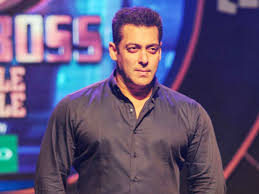
#> input picture training-data/s1/1.jpg, 259 x 194 px; its folder holds only this picture in this run
$ python Face_recognition.py
#> lines starting #> are read from the running program, lines starting #| are printed output that depends on the picture


# Face Recognition with OpenCV


# ### Import Required Modules


# - **cv2:** is _OpenCV_ module for Python which we will use for face detection and face recognition.
# - **os:** We will use this Python module to read our training directories and file names.
# - **numpy:** We will use this module to convert Python lists to numpy arrays as OpenCV face recognizers accept numpy arrays.


#import OpenCV module
import cv2
#import os module for reading training data directories and paths
import os
#import numpy to convert python lists to numpy arrays as
#it is needed by OpenCV face recognizers
import numpy as np


### Training Data

# The more images used in training the better. Normally a lot of images are used for training a face recognizer so that it can learn different looks of the same person
# So our training data consists of total 2 persons with 8~10 images of each person. All training data is inside _`training-data`_ folder. _`training-data`_ folder contains one folder for each person and **each folder is named with format `sLabel (e.g. s1, s2)` where label is actually the integer label assigned to that person**.
#
# **Note:**  `label 0` to any person so **the mapping for label 0 is empty**.


#there is no label 0 in our training data so subject name for index/label 0 is empty
subjects = ["", "Salman", "Shahrukh"]


# ### Prepare training data

#function to detect face using OpenCV
def detect_face(img):
    #convert the test image to gray image as opencv face detector expects gray images
    gray = cv2.cvtColor(img, cv2.COLOR_BGR2GRAY)

    #load OpenCV face detector, LBP which is fast
    #there is also a more accurate but slow Haar classifier
    face_cascade = cv2.CascadeClassifier('opencv-files/lbpcascade_frontalface.xml')

    # detect multiscale images
    #result is a list of faces
    faces = face_cascade.detectMultiScale(gray, scaleFactor=1.2, minNeighbors=5);

    #if no faces are detected then return original img
    if (len(faces) == 0):
        return None, None

    #under the assumption that there will be only one face,
    #extract the face area
    (x, y, w, h) = faces[0]

    #return only the face part of the image
    return gray[y:y+w, x:x+h], faces[0]


# preparing data
def prepare_training_data(data_folder_path):


    #get the directories (one directory for each subject) in data folder
#> called with data_folder_path = 'training-data'
    dirs = os.listdir(data_folder_path)

    #list to hold all subject faces
    faces = []
    #list to hold labels for all subjects
    labels = []

    #Read each directory and read images within it
    for dir_name in dirs:

        #our subject directories start with letter 's' so
        #ignore any non-relevant directories if any
        if not dir_name.startswith("s"):
            continue;


        #extract label number of subject from dir_name
        #format of dir name = slabel
        #, so removing letter 's' from dir_name will give us label
        label = int(dir_name.replace("s", ""))

        #build path of directory containin images for current subject subject
        #sample subject_dir_path = "training-data/s1"
        subject_dir_path = data_folder_path + "/" + dir_name

        #get the images names that are inside the given subject directory
        subject_images_names = os.listdir(subject_dir_path)


        #go through each image name, read image,
        #detect face and add face to list of faces
        for image_name in subject_images_names:

            #ignore system files like .sys
            if image_name.startswith("."):
                continue;

            #build image path
            #sample image path = training-data/s1/1.pgm
            image_path = subject_dir_path + "/" + image_name

            #read image
            image = cv2.imread(image_path)
#> image is the input picture: shape (194, 259, 3); mean B, G, R 117.6, 83.5, 95.2

            #display an image window to show the image
            cv2.imshow("Training on image...", cv2.resize(image, (400, 500)))
            cv2.waitKey(100)

            #detect face
            face, rect = detect_face(image)
#> in detect_face, `faces = face_cascade.detectMultiScale(gray, scaleFactor=1.2, minNeighb..`: faces = [[114, 27, 57, 57]]
#> in detect_face, `(x, y, w, h) = faces[0]`: x = 114; y = 27; w = 57
#> rect = [114, 27, 57, 57]


            #ignore faces that are not detected
            if face is not None:
                #add face to list of faces
                faces.append(face)
                #add label for this face
                labels.append(label)
#> pass 2 of the loop in prepare_training_data, `for dir_name in dirs:`:
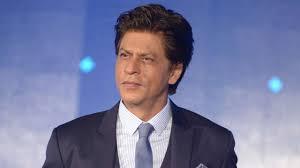
#> input picture training-data/s2/1.jpg, 300 x 168 px
#> in prepare_training_data, image is the input picture: shape (168, 300, 3); mean B, G, R 157.4, 121.6, 118.3
#> in detect_face (call 2), `gray = cv2.cvtColor(img, cv2.COLOR_BGR2GRAY)`:
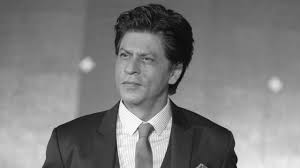
#> gray: shape (168, 300); min 2, max 255, mean 124.7
#> in detect_face (call 2), `faces = face_cascade.detectMultiScale(gray, scaleFactor=1.2, minNeighb..`: faces = [[102, 31, 67, 67]]
#> in detect_face (call 2), `(x, y, w, h) = faces[0]`: x = 102; y = 31; w = 67
#> in prepare_training_data, `face, rect = detect_face(image)`:
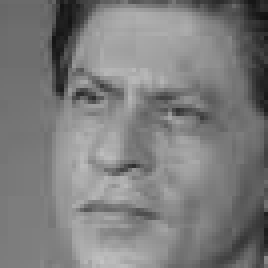
#> face: shape (67, 67) (shown 4 times larger); min 16, max 195, mean 124.4
#> in prepare_training_data, `face, rect = detect_face(image)`: rect = [102, 31, 67, 67]

    cv2.destroyAllWindows()
    cv2.waitKey(1)
    cv2.destroyAllWindows()

    return faces, labels


#prepare our training data
#data will be in two lists of same size
#one list will contain all the faces
#and other list will contain respective labels for each face
print("Preparing data...")
faces, labels = prepare_training_data("training-data")
#> faces = 2 items; labels = [1, 2]
print("Data prepared")

#print total faces and labels
print("Total faces: ", len(faces))
#| Total faces:  2
print("Total labels: ", len(labels))
#| Total labels:  2


# ### Train Face Recognizer

# As we know, OpenCV comes equipped with three face recognizers.
#
# 1. EigenFace Recognizer: This can be created with `cv2.face.createEigenFaceRecognizer()`
# 2. FisherFace Recognizer: This can be created with `cv2.face.createFisherFaceRecognizer()`
# 3. Local Binary Patterns Histogram (LBPH): This can be created with `cv2.face.LBPHFisherFaceRecognizer()`
#


#create our LBPH face recognizer
face_recognizer = cv2.face.LBPHFaceRecognizer_create()

#or use EigenFaceRecognizer by replacing above line with
#face_recognizer = cv2.face.EigenFaceRecognizer_create()

#or use FisherFaceRecognizer by replacing above line with
#face_recognizer = cv2.face.FisherFaceRecognizer_create()


# Now that we have initialized our face recognizer and we also have prepared our training data, it's time to train the face recognizer. We will do that by calling the `train(faces-vector, labels-vector)` method of face recognizer.

# In[7]:

#train our face recognizer of our training faces
face_recognizer.train(faces, np.array(labels))


#function to draw rectangle on image
#according to given (x, y) coordinates and
#given width and heigh
def draw_rectangle(img, rect):
    (x, y, w, h) = rect
    cv2.rectangle(img, (x, y), (x+w, y+h), (0, 255, 0), 2)

#function to draw text on give image starting from
#passed (x, y) coordinates.
def draw_text(img, text, x, y):
    cv2.putText(img, text, (x, y), cv2.FONT_HERSHEY_PLAIN, 1.5, (0, 255, 0), 2)


#this function recognizes the person in image passed
#and draws a rectangle around detected face with name of the
#subject
def predict(test_img):
    #make a copy of the image as we don't want to chang original image
    img = test_img.copy()
    #detect face from the image
    face, rect = detect_face(img)

    #predict the image using our face recognizer
    label, confidence = face_recognizer.predict(face)
    #get name of respective label returned by face recognizer
    label_text = subjects[label]

    #draw a rectangle around face detected
    draw_rectangle(img, rect)
    #draw name of predicted person
    draw_text(img, label_text, rect[0], rect[1]-5)

    return img


print("Predicting images...")

#load test images
test_img1 = cv2.imread("test-data/test1.jpg")
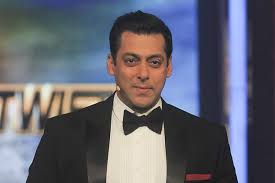
#> input picture test-data/test1.jpg, 275 x 183 px
#> test_img1 is the input picture: shape (183, 275, 3); mean B, G, R 112.6, 100.6, 99.4
test_img2 = cv2.imread("test-data/test2.jpg")
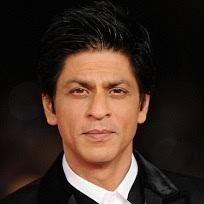
#> input picture test-data/test2.jpg, 204 x 204 px
#> test_img2 is the input picture: shape (204, 204, 3); mean B, G, R 36.3, 46.2, 64.1

#perform a prediction
predicted_img1 = predict(test_img1)
#> in detect_face (call 3), `gray = cv2.cvtColor(img, cv2.COLOR_BGR2GRAY)`:
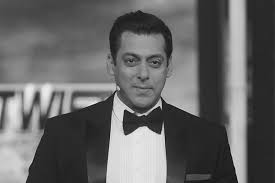
#> gray: shape (183, 275); min 4, max 239, mean 101.6
#> in detect_face (call 3), `faces = face_cascade.detectMultiScale(gray, scaleFactor=1.2, minNeighb..`: faces = [[109, 34, 70, 70]]
#> in detect_face (call 3), `(x, y, w, h) = faces[0]`: x = 109; y = 34; w = 70
#> in predict, `face, rect = detect_face(img)`:
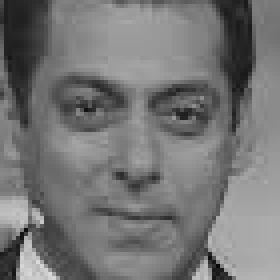
#> face: shape (70, 70) (shown 4 times larger); min 9, max 218, mean 117.1
#> in predict, `face, rect = detect_face(img)`: rect = [109, 34, 70, 70]
#> in predict, `label, confidence = face_recognizer.predict(face)`: label = 1; confidence = 139.6
#> in predict, `label_text = subjects[label]`: label_text = 'Salman'
#> in draw_rectangle, `(x, y, w, h) = rect`: x = 109; y = 34; w = 70
predicted_img2 = predict(test_img2)
#> in detect_face (call 4), `gray = cv2.cvtColor(img, cv2.COLOR_BGR2GRAY)`:
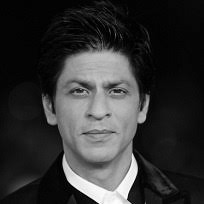
#> gray: shape (204, 204); min 0, max 255, mean 50.5
#> in detect_face (call 4), `faces = face_cascade.detectMultiScale(gray, scaleFactor=1.2, minNeighb..`: faces = [[44, 49, 110, 110]]
#> in detect_face (call 4), `(x, y, w, h) = faces[0]`: x = 44; y = 49; w = 110
#> in predict (call 2), `face, rect = detect_face(img)`:
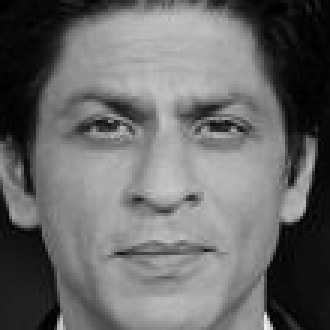
#> face: shape (110, 110) (shown 3 times larger); min 0, max 239, mean 105.3
#> in predict (call 2), `face, rect = detect_face(img)`: rect = [44, 49, 110, 110]
#> in predict (call 2), `label, confidence = face_recognizer.predict(face)`: label = 2; confidence = 121.8
#> in predict (call 2), `label_text = subjects[label]`: label_text = 'Shahrukh'
print("Prediction complete")

#display both images
cv2.imshow(subjects[1], cv2.resize(predicted_img1, (400, 500)))
cv2.imshow(subjects[2], cv2.resize(predicted_img2, (400, 500)))
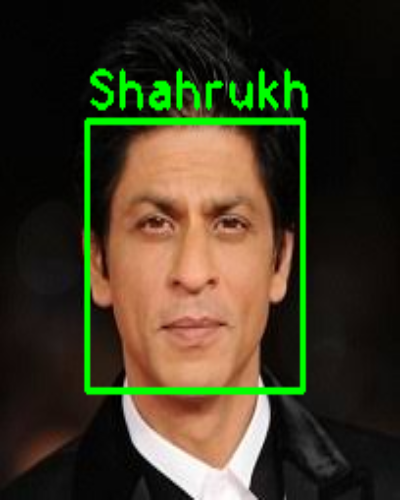
#> window 'Shahrukh': shape (500, 400, 3); mean B, G, R 35.1, 56.9, 62
cv2.waitKey(0)
cv2.destroyAllWindows()
cv2.waitKey(1)
cv2.destroyAllWindows()
